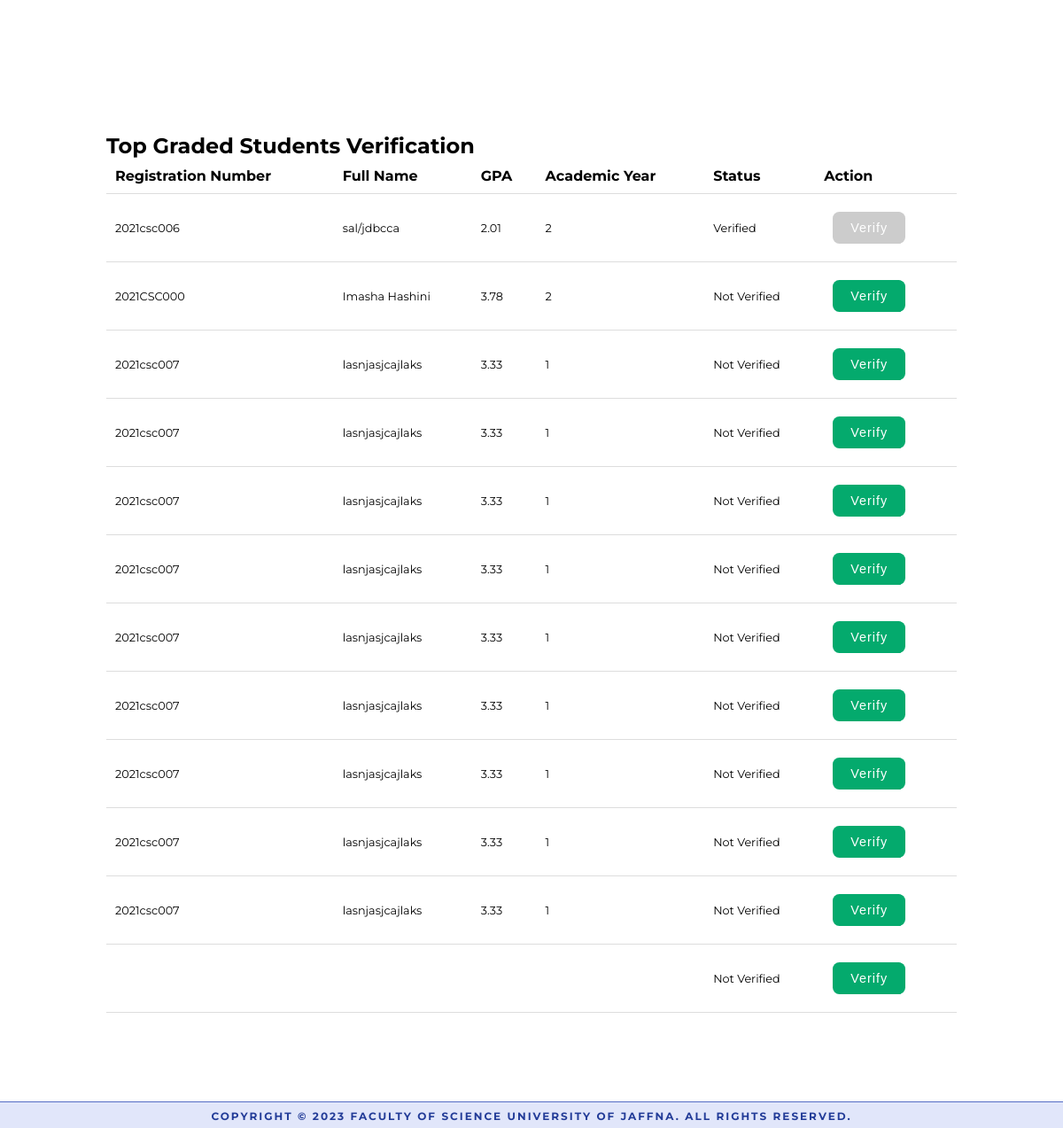
The app's page /AdminTopGraded/Admintopgraded.php with its own data.
### tables this page shows
CREATE TABLE `topstudents` (
  `regNo` varchar(10) NOT NULL,
  `fullName` varchar(50) NOT NULL,
  `gpa` varchar(10) NOT NULL,
  `academicYear` varchar(20) NOT NULL,
  `status` varchar(10) DEFAULT NULL,
  `indexNo` varchar(100) DEFAULT NULL,
  `certificateID` int(11) NOT NULL,
  `problems` varchar(255) DEFAULT NULL,
  `responses` varchar(100) DEFAULT NULL,
  `problem_status` varchar(10) DEFAULT NULL,
  `effectiveDate` date DEFAULT NULL
);

### AdminTopGraded/Admintopgraded.php (the view, shortened to what this page needs)
<?php
include "connect.php";
$query = "SELECT * FROM topstudents";
$result = mysqli_query($con, $query);
?>
<!DOCTYPE html>
<html lang="en">
<head>
    <link rel="stylesheet" href="style.css">
</head>
<body>
    <div class="container">
        <h2>Top Graded Students Verification</h2>
        <table>
            <thead>
                <tr>
                    <th>Registration Number</th>
                    <th>Full Name</th>
                    <th>GPA</th>
                    <th>Academic Year</th>
                    <th>Status</th>
                    <th>Action</th>
                </tr>
            </thead>
            <tbody>
                <?php while ($row = mysqli_fetch_assoc($result)): ?>
                    <tr>
                        <td><?php echo $row['regNo']; ?></td>
                        <td><?php echo $row['fullName']; ?></td>
                        <td><?php echo $row['gpa']; ?></td>
                        <td><?php echo $row['academicYear']; ?></td>
                        <td>
                            <?php
                            if ($row['status'] == 'V') {
                                echo "Verified";
                            } else {
                                echo "Not Verified";
                            }
                            ?>
                        </td>
                        <td>
                            <form method="POST" action="">
                                <button type="submit" name="verify" class="btn"
                                    <?php echo ($row['status'] == 'V') ? 'disabled' : ''; ?>>
                                    Verify
                                </button>
                            </form>
                        </td>
                    </tr>
                <?php endwhile; ?>
            </tbody>
        </table>
    </div>
    <div class="footer">
        <p>COPYRIGHT &copy; 2023 FACULTY OF SCIENCE UNIVERSITY OF JAFFNA. ALL RIGHTS RESERVED.</p>
    </div>
</body>
</html>

### User/Internship/style.css (style rules this page uses)
* { margin: 0; padding: 0; -webkit-box-sizing: border-box; box-sizing: border-box; scroll-behavior: smooth; }
body { overflow-x: hidden; scroll-behavior: smooth; font-family: "Montserrat", sans-serif; position: relative; }
p { font-size: 0.8rem; }
td { font-size: 0.8rem; }
.btn { padding: 10px 30px; border: none; border-radius: 7.5px; letter-spacing: 1px; margin: 10px; cursor: pointer; font-size: 0.9rem; }
.footer { height: 30px; width: 100%; text-align: center; background-color: #e1e6fa; border-top: 1px solid #546cc5; }
.footer p { height: 10px; width: 100%; font-size: 0.75rem; font-weight: bold; color: #233c98; letter-spacing: 2px; padding: 7.5px 0; }
.container { width: 80%; margin: auto; margin-bottom: 100px; margin-top: 150px; }

### AdminTopGraded/Admintopgraded.php (style rules this page uses)
table { width: 100%; border-collapse: collapse; }
th, td { padding: 10px; text-align: left; border-bottom: 1px solid #ddd; }
.btn { background-color: #04AA6D; color: white; border: none; padding: 10px 20px; cursor: pointer; }
.btn:disabled { background-color: #ccc; cursor: not-allowed; }

### records on screen
topstudents: regNo "2021csc006", fullName "sal/jdbcca", gpa "2.01", academicYear "2", status "Verified"
topstudents: regNo "2021CSC000", fullName "Imasha Hashini", gpa "3.78", academicYear "2", shows "Not Verified"
topstudents: regNo "2021csc007", fullName "lasnjasjcajlaks", gpa "3.33", academicYear "1", shows "Not Verified"
topstudents: regNo "2021csc007", fullName "lasnjasjcajlaks", gpa "3.33", academicYear "1", shows "Not Verified"
topstudents: regNo "2021csc007", fullName "lasnjasjcajlaks", gpa "3.33", academicYear "1", shows "Not Verified"
topstudents: regNo "2021csc007", fullName "lasnjasjcajlaks", gpa "3.33", academicYear "1", shows "Not Verified"
topstudents: regNo "2021csc007", fullName "lasnjasjcajlaks", gpa "3.33", academicYear "1", shows "Not Verified"
topstudents: regNo "2021csc007", fullName "lasnjasjcajlaks", gpa "3.33", academicYear "1", shows "Not Verified"
topstudents: regNo "2021csc007", fullName "lasnjasjcajlaks", gpa "3.33", academicYear "1", shows "Not Verified"
topstudents: regNo "2021csc007", fullName "lasnjasjcajlaks", gpa "3.33", academicYear "1", shows "Not Verified"
topstudents: regNo "2021csc007", fullName "lasnjasjcajlaks", gpa "3.33", academicYear "1", shows "Not Verified"
topstudents: shows "Not Verified"
